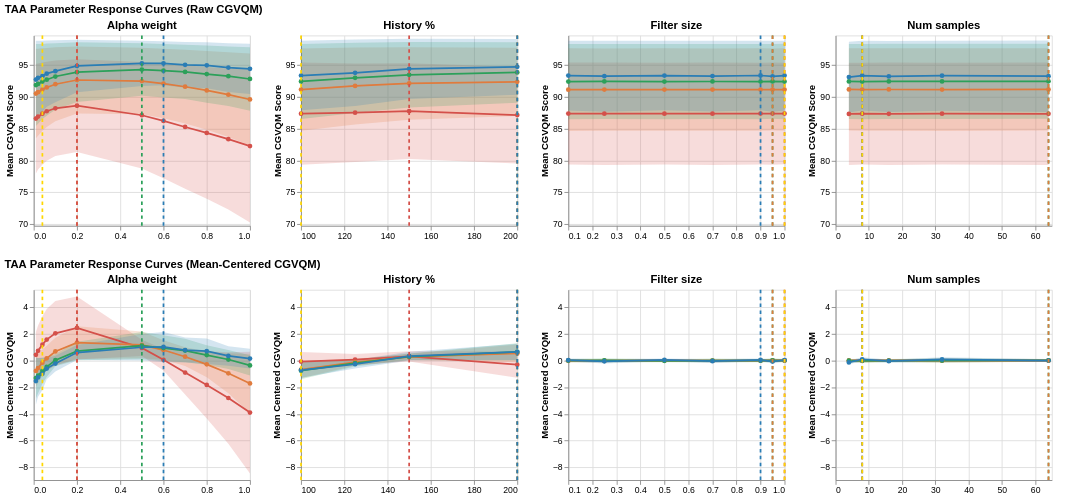

Notebook cell for this chart:
### Code cell
raw_chart = plot_response_curves(
    df_raw,
    score_col='score',
    y_title='Mean CGVQM Score',
    plot_title='TAA Parameter Response Curves (Raw CGVQM)',
    y_min=raw_y_min,
    y_max=raw_y_max
)

cent_chart = plot_response_curves(
    df_cent,
    score_col='score_centered',
    y_title='Mean Centered CGVQM',
    plot_title='TAA Parameter Response Curves (Mean-Centered CGVQM)',
    y_min=cent_y_min,
    y_max=cent_y_max
)

alt.vconcat(raw_chart, cent_chart).resolve_scale(color='shared')
